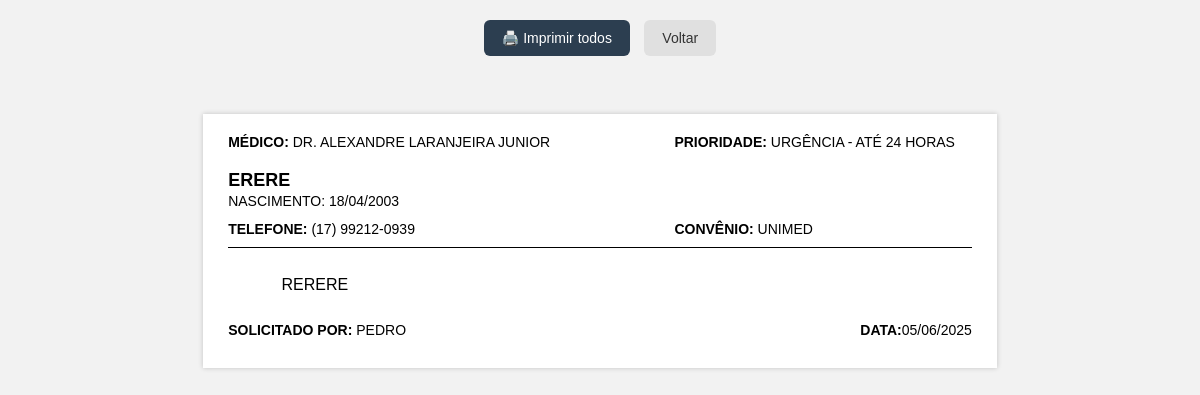
Page /imprimir_recado/31 (signed in) on the committed database.
### tables this page shows
CREATE TABLE recados (
            id INTEGER PRIMARY KEY AUTOINCREMENT,
            medico TEXT NOT NULL,
            prioridade TEXT NOT NULL,
            nome_paciente TEXT NOT NULL,
            data_nascimento TEXT NOT NULL,
            telefone TEXT NOT NULL,
            convenio TEXT,
            descricao TEXT,
            status TEXT DEFAULT 'pendente',
            usuario TEXT NOT NULL,
            data_cadastro TEXT NOT NULL
        , finalizado_por TEXT);

### rotas/responsavel.py (the view)
    @responsavel_bp.route('/imprimir_recado/<int:id>', endpoint='imprimir_recado')
    @login_requerido(['responsavel'])
    def imprimir_recado(id):
        conexao = conectar_banco()
        cursor = conexao.cursor()
        cursor.execute('SELECT * FROM recados WHERE id = ?', (id,))
        row = cursor.fetchone()
        conexao.close()
        if row:
            recado = dict(row)
            try:
                nascimento = datetime.strptime(recado['data_nascimento'], '%Y-%m-%d')
                recado['data_nascimento_formatada'] = nascimento.strftime('%d/%m/%Y')
                cadastro = datetime.strptime(recado['data_cadastro'], '%Y-%m-%d %H:%M:%S')
                recado['data_cadastro_formatada'] = cadastro.strftime('%d/%m/%Y %H:%M')
            except:
                recado['data_nascimento_formatada'] = recado['data_nascimento']
                recado['data_cadastro_formatada'] = recado['data_cadastro']
            return render_template('imprimir_lista.html', recados=[recado])
        return 'Recado não encontrado.', 404

### app.py (called while the page is built)
def conectar_banco():
    conexao = sqlite3.connect('recados.db')
    conexao.row_factory = sqlite3.Row
    return conexao

def login_requerido(perfis_permitidos):
    from functools import wraps
    from flask import redirect, url_for, flash
    def decorador(func):
        @wraps(func)
        def wrapper(*args, **kwargs):
            if 'usuario' not in session or session.get('perfil') not in perfis_permitidos:
                flash("Faça login para acessar essa página.", "warning")
                return redirect(url_for('comuns.login'))
            return func(*args, **kwargs)
        return wrapper
    return decorador

@app.template_filter('format_data')
def formatar_data_br(data_str):
    try:
        data_obj = datetime.strptime(data_str, '%Y-%m-%d %H:%M:%S')
        return data_obj.strftime('%d/%m/%Y')
    except:
        return data_str

### templates/imprimir_lista.html (shortened to what this page needs)
<!DOCTYPE html>
<html lang="pt-br">
<head>
    <link rel="stylesheet" href="{{ url_for('static', filename='css/imprimir_lista.css') }}">
</head>
<body>
    <div class="no-print botoes-topo">
        <button onclick="window.print()" class="btn-imprimir-topo">🖨️ Imprimir todos</button>
        <a href="{{ url_for('responsavel.listar') }}" class="btn-voltar-topo">Voltar</a>
    </div>
    {% for recado in recados %}
        <div class="recado">
        <div class="linha-topo">
            <span class="campo"><strong>Médico:</strong> {{ recado['medico'] }}</span>
            <span class="campo"><strong>Prioridade:</strong> {{ recado['prioridade'] }}</span>
        </div>
        <div class="paciente">{{ recado['nome_paciente'] }}</div>
        <div class="subinfo">Nascimento: {{ recado['data_nascimento_formatada'] }}</div>
        <div class="linha-meio">
            <span class="campo"><strong>Telefone:</strong> {{ recado['telefone'] }}</span>
            <span class="campo"><strong>Convênio:</strong> {{ recado['convenio'] }}</span>
        </div>
        <div class="descricao">
            {{ recado['descricao'] }}
        </div>
        <div class="linha-rodape">
            <span>
                <strong>Solicitado por:</strong> {{ recado['usuario'] }}
            </span>
            <span>
                <strong>Data:</strong>{{ recado['data_cadastro']|format_data }}
            </span>
        </div>
        </div>
    {% endfor %}
</body>
</html>

### static/css/imprimir_lista.css (style rules this page uses)
body { font-family: Arial, sans-serif; margin: 20px auto; padding: 0; background-color: #f2f2f2; display: flex; flex-direction: column; align-items: center; }
.recado { width: 100%; max-width: 21cm; margin: 1cm auto; padding: 20px 25px; box-sizing: border-box; page-break-after: always; display: flex; flex-direction: column; justify-content: space-between; text-transform: uppercase; border: none; box-shadow: 0 0 5px rgba(0, 0, 0, 0.2); background-color: white; }
.linha-topo, .linha-meio, .linha-rodape { display: flex; justify-content: space-between; font-size: 14px; margin-bottom: 10px; }
.paciente { font-size: 18px; font-weight: bold; text-align: left; margin: 10px 0 2px 0; }
.subinfo { font-size: 14px; text-align: left; margin-bottom: 12px; }
.descricao { font-size: 16px; border-top: 1px solid #000; padding-top: 10px; white-space: pre-wrap; flex-grow: 1; margin-bottom: 10px; word-wrap: break-word; overflow-wrap: break-word; }
.campo { display: inline-block; min-width: 40%; }
.botoes-topo { text-align: center; margin-bottom: 20px; }
.btn-imprimir-topo { padding: 10px 18px; font-size: 14px; background-color: #2c3e50; color: white; border: none; border-radius: 6px; cursor: pointer; margin-right: 10px; }
.btn-voltar-topo { padding: 10px 18px; font-size: 14px; text-decoration: none; background-color: #e0e0e0; color: #333; border-radius: 6px; transition: background-color 0.3s ease; }

### rows in the picture
recados: medico "DR. ALEXANDRE LARANJEIRA JUNIOR", prioridade "URGÊNCIA - ATÉ 24 HORAS", nome_paciente "ERERE", data_nascimento_formatada "18/04/2003", telefone "(17) 99212-0939", convenio "UNIMED", descricao "RERERE", usuario "PEDRO", data_cadastro "05/06/2025"
